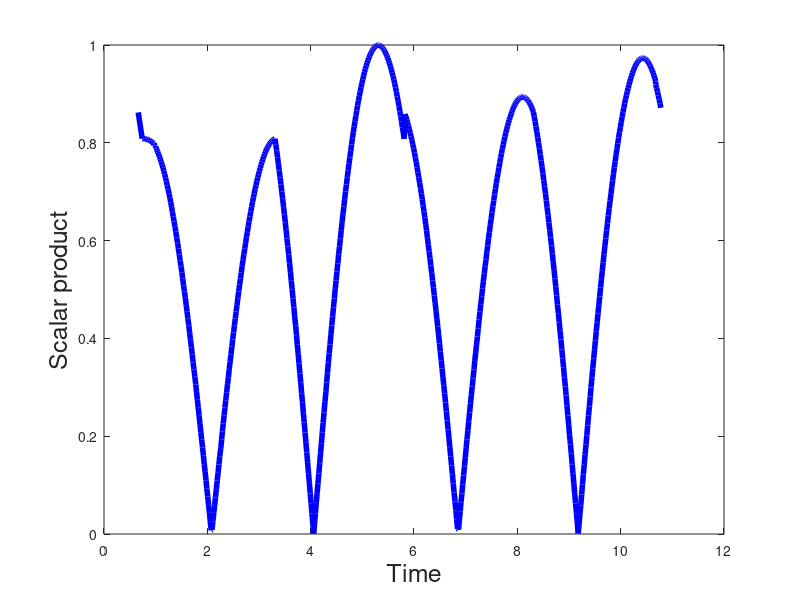

Recreate this plot in MATLAB.
clear all;
close all;

load("scalaire.dat");
load("tempsR.dat");





scalaire(find(scalaire==0))=[];
tempsR(find(scalaire==0))=[];

figure;


plot(tempsR(1:600),scalaire,'LineWidth',4,'Color',[0 0 1])
xlabel('Time','FontSize',18);
ylabel('Scalar product','FontSize',18);